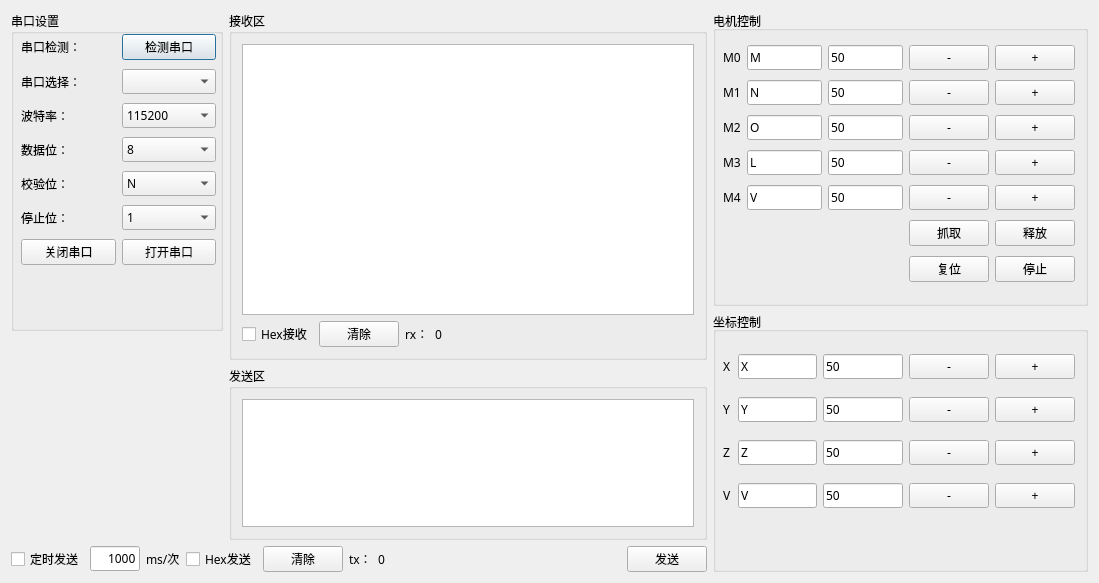
<?xml version="1.0" encoding="UTF-8"?>
<ui version="4.0">
 <class>RobotApp</class>
 <widget class="QWidget" name="RobotApp">
  <property name="geometry">
   <rect>
    <x>0</x>
    <y>0</y>
    <width>1099</width>
    <height>583</height>
   </rect>
  </property>
  <property name="minimumSize">
   <size>
    <width>950</width>
    <height>575</height>
   </size>
  </property>
  <property name="windowTitle">
   <string>Form</string>
  </property>
  <layout class="QHBoxLayout" name="horizontalLayout_6">
   <item>
    <layout class="QHBoxLayout" name="horizontalLayout_5">
     <item>
      <layout class="QVBoxLayout" name="verticalLayout_8">
       <item>
        <layout class="QHBoxLayout" name="horizontalLayout_4">
         <item>
          <layout class="QVBoxLayout" name="verticalLayout_6" stretch="5,0,2">
           <property name="sizeConstraint">
            <enum>QLayout::SetMaximumSize</enum>
           </property>
           <item>
            <widget class="QGroupBox" name="groupBox_2">
             <property name="minimumSize">
              <size>
               <width>212</width>
               <height>0</height>
              </size>
             </property>
             <property name="maximumSize">
              <size>
               <width>212</width>
               <height>320</height>
              </size>
             </property>
             <property name="font">
              <font>
               <family>微软雅黑</family>
              </font>
             </property>
             <property name="title">
              <string>串口设置</string>
             </property>
             <widget class="QWidget" name="gridLayoutWidget">
              <property name="geometry">
               <rect>
                <x>10</x>
                <y>20</y>
                <width>195</width>
                <height>239</height>
               </rect>
              </property>
              <property name="font">
               <font>
                <family>微软雅黑</family>
               </font>
              </property>
              <layout class="QGridLayout" name="gridLayout">
               <item row="1" column="1">
                <widget class="QComboBox" name="s1__box_2">
                 <property name="font">
                  <font>
                   <family>微软雅黑</family>
                  </font>
                 </property>
                </widget>
               </item>
               <item row="3" column="1">
                <widget class="QComboBox" name="s1__box_4">
                 <property name="font">
                  <font>
                   <family>微软雅黑</family>
                  </font>
                 </property>
                 <item>
                  <property name="text">
                   <string>8</string>
                  </property>
                 </item>
                 <item>
                  <property name="text">
                   <string>7</string>
                  </property>
                 </item>
                 <item>
                  <property name="text">
                   <string>6</string>
                  </property>
                 </item>
                 <item>
                  <property name="text">
                   <string>5</string>
                  </property>
                 </item>
                </widget>
               </item>
               <item row="2" column="0">
                <widget class="QLabel" name="s1__lb_3">
                 <property name="font">
                  <font>
                   <family>微软雅黑</family>
                  </font>
                 </property>
                 <property name="text">
                  <string>波特率：</string>
                 </property>
                </widget>
               </item>
               <item row="0" column="1">
                <widget class="QPushButton" name="s1__box_1">
                 <property name="font">
                  <font>
                   <family>微软雅黑</family>
                  </font>
                 </property>
                 <property name="text">
                  <string>检测串口</string>
                 </property>
                 <property name="autoRepeatInterval">
                  <number>100</number>
                 </property>
                 <property name="default">
                  <bool>true</bool>
                 </property>
                </widget>
               </item>
               <item row="2" column="1">
                <widget class="QComboBox" name="s1__box_3">
                 <property name="font">
                  <font>
                   <family>微软雅黑</family>
                  </font>
                 </property>
                 <item>
                  <property name="text">
                   <string>115200</string>
                  </property>
                 </item>
                 <item>
                  <property name="text">
                   <string>2400</string>
                  </property>
                 </item>
                 <item>
                  <property name="text">
                   <string>4800</string>
                  </property>
                 </item>
                 <item>
                  <property name="text">
                   <string>9600</string>
                  </property>
                 </item>
                 <item>
                  <property name="text">
                   <string>14400</string>
                  </property>
                 </item>
                 <item>
                  <property name="text">
                   <string>19200</string>
                  </property>
                 </item>
                 <item>
                  <property name="text">
                   <string>38400</string>
                  </property>
                 </item>
                 <item>
                  <property name="text">
                   <string>57600</string>
                  </property>
                 </item>
                 <item>
                  <property name="text">
                   <string>76800</string>
                  </property>
                 </item>
                 <item>
                  <property name="text">
                   <string>12800</string>
                  </property>
                 </item>
                 <item>
                  <property name="text">
                   <string>230400</string>
                  </property>
                 </item>
                 <item>
                  <property name="text">
                   <string>460800</string>
                  </property>
                 </item>
                </widget>
               </item>
               <item row="4" column="0">
                <widget class="QLabel" name="s1__lb_5">
                 <property name="font">
                  <font>
                   <family>微软雅黑</family>
                  </font>
                 </property>
                 <property name="text">
                  <string>校验位：</string>
                 </property>
                </widget>
               </item>
               <item row="3" column="0">
                <widget class="QLabel" name="s1__lb_4">
                 <property name="font">
                  <font>
                   <family>微软雅黑</family>
                  </font>
                 </property>
                 <property name="text">
                  <string>数据位：</string>
                 </property>
                </widget>
               </item>
               <item row="4" column="1">
                <widget class="QComboBox" name="s1__box_5">
                 <property name="font">
                  <font>
                   <family>微软雅黑</family>
                  </font>
                 </property>
                 <item>
                  <property name="text">
                   <string>N</string>
                  </property>
                 </item>
                </widget>
               </item>
               <item row="0" column="0">
                <widget class="QLabel" name="s1__lb_1">
                 <property name="font">
                  <font>
                   <family>微软雅黑</family>
                  </font>
                 </property>
                 <property name="text">
                  <string>串口检测：</string>
                 </property>
                </widget>
               </item>
               <item row="5" column="1">
                <widget class="QComboBox" name="s1__box_6">
                 <property name="font">
                  <font>
                   <family>微软雅黑</family>
                  </font>
                 </property>
                 <item>
                  <property name="text">
                   <string>1</string>
                  </property>
                 </item>
                </widget>
               </item>
               <item row="1" column="0">
                <widget class="QLabel" name="s1__lb_2">
                 <property name="font">
                  <font>
                   <family>微软雅黑</family>
                  </font>
                 </property>
                 <property name="text">
                  <string>串口选择：</string>
                 </property>
                </widget>
               </item>
               <item row="5" column="0">
                <widget class="QLabel" name="s1__lb_6">
                 <property name="font">
                  <font>
                   <family>微软雅黑</family>
                  </font>
                 </property>
                 <property name="text">
                  <string>停止位：</string>
                 </property>
                </widget>
               </item>
               <item row="6" column="1">
                <widget class="QPushButton" name="open_button">
                 <property name="font">
                  <font>
                   <family>微软雅黑</family>
                  </font>
                 </property>
                 <property name="text">
                  <string>打开串口</string>
                 </property>
                </widget>
               </item>
               <item row="6" column="0">
                <widget class="QPushButton" name="close_button">
                 <property name="font">
                  <font>
                   <family>微软雅黑</family>
                  </font>
                 </property>
                 <property name="text">
                  <string>关闭串口</string>
                 </property>
                </widget>
               </item>
              </layout>
             </widget>
            </widget>
           </item>
           <item>
            <layout class="QHBoxLayout" name="horizontalLayout_3"/>
           </item>
           <item>
            <spacer name="verticalSpacer">
             <property name="font">
              <font>
               <family>微软雅黑</family>
              </font>
             </property>
             <property name="orientation">
              <enum>Qt::Vertical</enum>
             </property>
             <property name="sizeHint" stdset="0">
              <size>
               <width>20</width>
               <height>40</height>
              </size>
             </property>
            </spacer>
           </item>
          </layout>
         </item>
         <item>
          <layout class="QVBoxLayout" name="verticalLayout_5" stretch="2,1">
           <item>
            <widget class="QGroupBox" name="verticalGroupBox">
             <property name="font">
              <font>
               <family>微软雅黑</family>
              </font>
             </property>
             <property name="title">
              <string>接收区</string>
             </property>
             <layout class="QVBoxLayout" name="verticalLayout" stretch="0">
              <property name="leftMargin">
               <number>10</number>
              </property>
              <property name="topMargin">
               <number>10</number>
              </property>
              <property name="rightMargin">
               <number>10</number>
              </property>
              <property name="bottomMargin">
               <number>10</number>
              </property>
              <item>
               <layout class="QVBoxLayout" name="verticalLayout_3">
                <item>
                 <widget class="QTextBrowser" name="s2__receive_text">
                  <property name="font">
                   <font>
                    <family>微软雅黑</family>
                   </font>
                  </property>
                 </widget>
                </item>
                <item>
                 <layout class="QHBoxLayout" name="horizontalLayout">
                  <item>
                   <widget class="QCheckBox" name="hex_receive">
                    <property name="font">
                     <font>
                      <family>微软雅黑</family>
                     </font>
                    </property>
                    <property name="text">
                     <string>Hex接收</string>
                    </property>
                   </widget>
                  </item>
                  <item>
                   <widget class="QPushButton" name="s2__clear_button">
                    <property name="font">
                     <font>
                      <family>微软雅黑</family>
                     </font>
                    </property>
                    <property name="text">
                     <string>清除</string>
                    </property>
                   </widget>
                  </item>
                  <item>
                   <widget class="QLabel" name="label_rx">
                    <property name="font">
                     <font>
                      <family>微软雅黑</family>
                     </font>
                    </property>
                    <property name="text">
                     <string>rx：</string>
                    </property>
                   </widget>
                  </item>
                  <item>
                   <widget class="QLabel" name="label_rx_cnt">
                    <property name="font">
                     <font>
                      <family>微软雅黑</family>
                     </font>
                    </property>
                    <property name="text">
                     <string>0</string>
                    </property>
                   </widget>
                  </item>
                  <item>
                   <spacer name="horizontalSpacer">
                    <property name="font">
                     <font>
                      <family>微软雅黑</family>
                     </font>
                    </property>
                    <property name="orientation">
                     <enum>Qt::Horizontal</enum>
                    </property>
                    <property name="sizeHint" stdset="0">
                     <size>
                      <width>40</width>
                      <height>20</height>
                     </size>
                    </property>
                   </spacer>
                  </item>
                 </layout>
                </item>
               </layout>
              </item>
             </layout>
            </widget>
           </item>
           <item>
            <widget class="QGroupBox" name="verticalGroupBox_2">
             <property name="font">
              <font>
               <family>微软雅黑</family>
              </font>
             </property>
             <property name="title">
              <string>发送区</string>
             </property>
             <layout class="QVBoxLayout" name="verticalLayout_2" stretch="2">
              <property name="leftMargin">
               <number>10</number>
              </property>
              <property name="topMargin">
               <number>10</number>
              </property>
              <property name="rightMargin">
               <number>10</number>
              </property>
              <property name="bottomMargin">
               <number>10</number>
              </property>
              <item>
               <layout class="QVBoxLayout" name="verticalLayout_4">
                <item>
                 <widget class="QTextEdit" name="s3__send_text">
                  <property name="font">
                   <font>
                    <family>微软雅黑</family>
                   </font>
                  </property>
                  <property name="markdown">
                   <string/>
                  </property>
                  <property name="html">
                   <string notr="true">&lt;!DOCTYPE HTML PUBLIC &quot;-//W3C//DTD HTML 4.0//EN&quot; &quot;http://www.w3.org/TR/REC-html40/strict.dtd&quot;&gt;
&lt;html&gt;&lt;head&gt;&lt;meta name=&quot;qrichtext&quot; content=&quot;1&quot; /&gt;&lt;style type=&quot;text/css&quot;&gt;
p, li { white-space: pre-wrap; }
&lt;/style&gt;&lt;/head&gt;&lt;body style=&quot; font-family:'微软雅黑','微软雅黑','微软雅黑','微软雅黑'; font-size:9pt; font-weight:400; font-style:normal;&quot;&gt;
&lt;p style=&quot;-qt-paragraph-type:empty; margin-top:0px; margin-bottom:0px; margin-left:0px; margin-right:0px; -qt-block-indent:0; text-indent:0px;&quot;&gt;&lt;br /&gt;&lt;/p&gt;&lt;/body&gt;&lt;/html&gt;</string>
                  </property>
                  <property name="acceptRichText">
                   <bool>true</bool>
                  </property>
                 </widget>
                </item>
               </layout>
              </item>
             </layout>
            </widget>
           </item>
          </layout>
         </item>
        </layout>
       </item>
       <item>
        <layout class="QHBoxLayout" name="horizontalLayout_2">
         <item>
          <widget class="QCheckBox" name="timer_send_cb">
           <property name="font">
            <font>
             <family>微软雅黑</family>
            </font>
           </property>
           <property name="text">
            <string>定时发送</string>
           </property>
          </widget>
         </item>
         <item>
          <widget class="QLineEdit" name="lineEdit_resend_period">
           <property name="maximumSize">
            <size>
             <width>50</width>
             <height>16777215</height>
            </size>
           </property>
           <property name="font">
            <font>
             <family>微软雅黑</family>
            </font>
           </property>
           <property name="text">
            <string>1000</string>
           </property>
           <property name="alignment">
            <set>Qt::AlignRight|Qt::AlignTrailing|Qt::AlignVCenter</set>
           </property>
          </widget>
         </item>
         <item>
          <widget class="QLabel" name="dw">
           <property name="font">
            <font>
             <family>微软雅黑</family>
            </font>
           </property>
           <property name="text">
            <string>ms/次</string>
           </property>
          </widget>
         </item>
         <item>
          <widget class="QCheckBox" name="hex_send">
           <property name="font">
            <font>
             <family>微软雅黑</family>
            </font>
           </property>
           <property name="text">
            <string>Hex发送</string>
           </property>
          </widget>
         </item>
         <item>
          <widget class="QPushButton" name="s3__clear_button">
           <property name="font">
            <font>
             <family>微软雅黑</family>
            </font>
           </property>
           <property name="text">
            <string>清除</string>
           </property>
          </widget>
         </item>
         <item>
          <widget class="QLabel" name="label_tx">
           <property name="font">
            <font>
             <family>微软雅黑</family>
            </font>
           </property>
           <property name="text">
            <string>tx：</string>
           </property>
          </widget>
         </item>
         <item>
          <widget class="QLabel" name="label_tx_cnt">
           <property name="font">
            <font>
             <family>微软雅黑</family>
            </font>
           </property>
           <property name="text">
            <string>0</string>
           </property>
          </widget>
         </item>
         <item>
          <spacer name="horizontalSpacer_3">
           <property name="font">
            <font>
             <family>微软雅黑</family>
            </font>
           </property>
           <property name="orientation">
            <enum>Qt::Horizontal</enum>
           </property>
           <property name="sizeHint" stdset="0">
            <size>
             <width>40</width>
             <height>20</height>
            </size>
           </property>
          </spacer>
         </item>
         <item>
          <widget class="QPushButton" name="s3__send_button">
           <property name="font">
            <font>
             <family>微软雅黑</family>
            </font>
           </property>
           <property name="text">
            <string>发送</string>
           </property>
          </widget>
         </item>
        </layout>
       </item>
      </layout>
     </item>
     <item>
      <layout class="QVBoxLayout" name="verticalLayout_7" stretch="9,8">
       <item>
        <widget class="QGroupBox" name="groupBox_moto_ctrl">
         <property name="minimumSize">
          <size>
           <width>375</width>
           <height>0</height>
          </size>
         </property>
         <property name="maximumSize">
          <size>
           <width>375</width>
           <height>300</height>
          </size>
         </property>
         <property name="title">
          <string>电机控制</string>
         </property>
         <widget class="QWidget" name="gridLayoutWidget_2">
          <property name="geometry">
           <rect>
            <x>10</x>
            <y>30</y>
            <width>352</width>
            <height>247</height>
           </rect>
          </property>
          <property name="font">
           <font>
            <family>微软雅黑</family>
           </font>
          </property>
          <layout class="QGridLayout" name="gridLayout_3">
           <item row="3" column="1">
            <widget class="QLineEdit" name="lineEdit_name_4">
             <property name="font">
              <font>
               <family>微软雅黑</family>
              </font>
             </property>
             <property name="text">
              <string>L</string>
             </property>
            </widget>
           </item>
           <item row="2" column="3">
            <widget class="QPushButton" name="pushButton_sub_3">
             <property name="font">
              <font>
               <family>微软雅黑</family>
              </font>
             </property>
             <property name="text">
              <string>-</string>
             </property>
            </widget>
           </item>
           <item row="3" column="2">
            <widget class="QLineEdit" name="lineEdit_step_4">
             <property name="font">
              <font>
               <family>微软雅黑</family>
              </font>
             </property>
             <property name="text">
              <string>50</string>
             </property>
            </widget>
           </item>
           <item row="2" column="4">
            <widget class="QPushButton" name="pushButton_add_3">
             <property name="font">
              <font>
               <family>微软雅黑</family>
              </font>
             </property>
             <property name="text">
              <string>+</string>
             </property>
            </widget>
           </item>
           <item row="3" column="3">
            <widget class="QPushButton" name="pushButton_sub_4">
             <property name="font">
              <font>
               <family>微软雅黑</family>
              </font>
             </property>
             <property name="text">
              <string>-</string>
             </property>
            </widget>
           </item>
           <item row="1" column="0">
            <widget class="QLabel" name="label_moto_2">
             <property name="font">
              <font>
               <family>微软雅黑</family>
              </font>
             </property>
             <property name="text">
              <string>M1</string>
             </property>
            </widget>
           </item>
           <item row="0" column="0">
            <widget class="QLabel" name="label_moto_1">
             <property name="font">
              <font>
               <family>微软雅黑</family>
              </font>
             </property>
             <property name="text">
              <string>M0</string>
             </property>
            </widget>
           </item>
           <item row="4" column="4">
            <widget class="QPushButton" name="pushButton_add_5">
             <property name="font">
              <font>
               <family>微软雅黑</family>
              </font>
             </property>
             <property name="text">
              <string>+</string>
             </property>
            </widget>
           </item>
           <item row="0" column="2">
            <widget class="QLineEdit" name="lineEdit_step_1">
             <property name="font">
              <font>
               <family>微软雅黑</family>
              </font>
             </property>
             <property name="text">
              <string>50</string>
             </property>
            </widget>
           </item>
           <item row="4" column="0">
            <widget class="QLabel" name="label_moto_5">
             <property name="font">
              <font>
               <family>微软雅黑</family>
              </font>
             </property>
             <property name="text">
              <string>M4</string>
             </property>
            </widget>
           </item>
           <item row="2" column="1">
            <widget class="QLineEdit" name="lineEdit_name_3">
             <property name="font">
              <font>
               <family>微软雅黑</family>
              </font>
             </property>
             <property name="text">
              <string>O</string>
             </property>
            </widget>
           </item>
           <item row="4" column="2">
            <widget class="QLineEdit" name="lineEdit_step_5">
             <property name="font">
              <font>
               <family>微软雅黑</family>
              </font>
             </property>
             <property name="text">
              <string>50</string>
             </property>
            </widget>
           </item>
           <item row="3" column="0">
            <widget class="QLabel" name="label_moto_4">
             <property name="font">
              <font>
               <family>微软雅黑</family>
              </font>
             </property>
             <property name="text">
              <string>M3</string>
             </property>
            </widget>
           </item>
           <item row="0" column="3">
            <widget class="QPushButton" name="pushButton_sub_1">
             <property name="font">
              <font>
               <family>微软雅黑</family>
              </font>
             </property>
             <property name="text">
              <string>-</string>
             </property>
            </widget>
           </item>
           <item row="4" column="1">
            <widget class="QLineEdit" name="lineEdit_name_5">
             <property name="font">
              <font>
               <family>微软雅黑</family>
              </font>
             </property>
             <property name="text">
              <string>V</string>
             </property>
            </widget>
           </item>
           <item row="1" column="4">
            <widget class="QPushButton" name="pushButton_add_2">
             <property name="font">
              <font>
               <family>微软雅黑</family>
              </font>
             </property>
             <property name="text">
              <string>+</string>
             </property>
            </widget>
           </item>
           <item row="4" column="3">
            <widget class="QPushButton" name="pushButton_sub_5">
             <property name="font">
              <font>
               <family>微软雅黑</family>
              </font>
             </property>
             <property name="text">
              <string>-</string>
             </property>
            </widget>
           </item>
           <item row="0" column="1">
            <widget class="QLineEdit" name="lineEdit_name_1">
             <property name="font">
              <font>
               <family>微软雅黑</family>
              </font>
             </property>
             <property name="text">
              <string>M</string>
             </property>
            </widget>
           </item>
           <item row="1" column="2">
            <widget class="QLineEdit" name="lineEdit_step_2">
             <property name="font">
              <font>
               <family>微软雅黑</family>
              </font>
             </property>
             <property name="text">
              <string>50</string>
             </property>
            </widget>
           </item>
           <item row="6" column="4">
            <widget class="QPushButton" name="pushButton_s">
             <property name="font">
              <font>
               <family>微软雅黑</family>
              </font>
             </property>
             <property name="text">
              <string>停止</string>
             </property>
            </widget>
           </item>
           <item row="2" column="0">
            <widget class="QLabel" name="label_moto_3">
             <property name="font">
              <font>
               <family>微软雅黑</family>
              </font>
             </property>
             <property name="text">
              <string>M2</string>
             </property>
            </widget>
           </item>
           <item row="3" column="4">
            <widget class="QPushButton" name="pushButton_add_4">
             <property name="font">
              <font>
               <family>微软雅黑</family>
              </font>
             </property>
             <property name="text">
              <string>+</string>
             </property>
            </widget>
           </item>
           <item row="1" column="3">
            <widget class="QPushButton" name="pushButton_sub_2">
             <property name="font">
              <font>
               <family>微软雅黑</family>
              </font>
             </property>
             <property name="text">
              <string>-</string>
             </property>
            </widget>
           </item>
           <item row="6" column="3">
            <widget class="QPushButton" name="pushButton_reset">
             <property name="font">
              <font>
               <family>微软雅黑</family>
              </font>
             </property>
             <property name="text">
              <string>复位</string>
             </property>
            </widget>
           </item>
           <item row="2" column="2">
            <widget class="QLineEdit" name="lineEdit_step_3">
             <property name="font">
              <font>
               <family>微软雅黑</family>
              </font>
             </property>
             <property name="text">
              <string>50</string>
             </property>
            </widget>
           </item>
           <item row="0" column="4">
            <widget class="QPushButton" name="pushButton_add_1">
             <property name="font">
              <font>
               <family>微软雅黑</family>
              </font>
             </property>
             <property name="text">
              <string>+</string>
             </property>
            </widget>
           </item>
           <item row="1" column="1">
            <widget class="QLineEdit" name="lineEdit_name_2">
             <property name="font">
              <font>
               <family>微软雅黑</family>
              </font>
             </property>
             <property name="text">
              <string>N</string>
             </property>
            </widget>
           </item>
           <item row="5" column="3">
            <widget class="QPushButton" name="pushButton_pick_up">
             <property name="font">
              <font>
               <family>微软雅黑</family>
              </font>
             </property>
             <property name="text">
              <string>抓取</string>
             </property>
            </widget>
           </item>
           <item row="5" column="4">
            <widget class="QPushButton" name="pushButton_release">
             <property name="font">
              <font>
               <family>微软雅黑</family>
              </font>
             </property>
             <property name="text">
              <string>释放</string>
             </property>
            </widget>
           </item>
          </layout>
         </widget>
        </widget>
       </item>
       <item>
        <widget class="QGroupBox" name="groupBox_xyz_ctrl">
         <property name="maximumSize">
          <size>
           <width>375</width>
           <height>260</height>
          </size>
         </property>
         <property name="title">
          <string>坐标控制</string>
         </property>
         <widget class="QWidget" name="gridLayoutWidget_3">
          <property name="geometry">
           <rect>
            <x>10</x>
            <y>30</y>
            <width>352</width>
            <height>181</height>
           </rect>
          </property>
          <property name="font">
           <font>
            <family>微软雅黑</family>
           </font>
          </property>
          <layout class="QGridLayout" name="gridLayout_4">
           <item row="3" column="0">
            <widget class="QLabel" name="label_moto_V">
             <property name="font">
              <font>
               <family>微软雅黑</family>
              </font>
             </property>
             <property name="text">
              <string>V</string>
             </property>
            </widget>
           </item>
           <item row="1" column="4">
            <widget class="QPushButton" name="pushButton_add_y">
             <property name="font">
              <font>
               <family>微软雅黑</family>
              </font>
             </property>
             <property name="text">
              <string>+</string>
             </property>
            </widget>
           </item>
           <item row="0" column="4">
            <widget class="QPushButton" name="pushButton_add_x">
             <property name="font">
              <font>
               <family>微软雅黑</family>
              </font>
             </property>
             <property name="text">
              <string>+</string>
             </property>
            </widget>
           </item>
           <item row="0" column="0">
            <widget class="QLabel" name="label_x">
             <property name="font">
              <font>
               <family>微软雅黑</family>
              </font>
             </property>
             <property name="text">
              <string>X</string>
             </property>
            </widget>
           </item>
           <item row="2" column="1">
            <widget class="QLineEdit" name="lineEdit_name_z">
             <property name="font">
              <font>
               <family>微软雅黑</family>
              </font>
             </property>
             <property name="text">
              <string>Z</string>
             </property>
            </widget>
           </item>
           <item row="2" column="2">
            <widget class="QLineEdit" name="lineEdit_step_z">
             <property name="font">
              <font>
               <family>微软雅黑</family>
              </font>
             </property>
             <property name="text">
              <string>50</string>
             </property>
            </widget>
           </item>
           <item row="3" column="3">
            <widget class="QPushButton" name="pushButton_sub_v">
             <property name="font">
              <font>
               <family>微软雅黑</family>
              </font>
             </property>
             <property name="text">
              <string>-</string>
             </property>
            </widget>
           </item>
           <item row="3" column="4">
            <widget class="QPushButton" name="pushButton_add_v">
             <property name="font">
              <font>
               <family>微软雅黑</family>
              </font>
             </property>
             <property name="text">
              <string>+</string>
             </property>
            </widget>
           </item>
           <item row="1" column="3">
            <widget class="QPushButton" name="pushButton_sub_y">
             <property name="font">
              <font>
               <family>微软雅黑</family>
              </font>
             </property>
             <property name="text">
              <string>-</string>
             </property>
            </widget>
           </item>
           <item row="0" column="1">
            <widget class="QLineEdit" name="lineEdit_name_x">
             <property name="font">
              <font>
               <family>微软雅黑</family>
              </font>
             </property>
             <property name="text">
              <string>X</string>
             </property>
            </widget>
           </item>
           <item row="0" column="2">
            <widget class="QLineEdit" name="lineEdit_x_2">
             <property name="font">
              <font>
               <family>微软雅黑</family>
              </font>
             </property>
             <property name="text">
              <string>50</string>
             </property>
            </widget>
           </item>
           <item row="3" column="2">
            <widget class="QLineEdit" name="lineEdit_step_v">
             <property name="font">
              <font>
               <family>微软雅黑</family>
              </font>
             </property>
             <property name="text">
              <string>50</string>
             </property>
            </widget>
           </item>
           <item row="0" column="3">
            <widget class="QPushButton" name="pushButton_sub_x">
             <property name="font">
              <font>
               <family>微软雅黑</family>
              </font>
             </property>
             <property name="text">
              <string>-</string>
             </property>
            </widget>
           </item>
           <item row="2" column="3">
            <widget class="QPushButton" name="pushButton_sub_z">
             <property name="font">
              <font>
               <family>微软雅黑</family>
              </font>
             </property>
             <property name="text">
              <string>-</string>
             </property>
            </widget>
           </item>
           <item row="1" column="0">
            <widget class="QLabel" name="label_y">
             <property name="font">
              <font>
               <family>微软雅黑</family>
              </font>
             </property>
             <property name="text">
              <string>Y</string>
             </property>
            </widget>
           </item>
           <item row="2" column="0">
            <widget class="QLabel" name="label_z">
             <property name="font">
              <font>
               <family>微软雅黑</family>
              </font>
             </property>
             <property name="text">
              <string>Z</string>
             </property>
            </widget>
           </item>
           <item row="1" column="1">
            <widget class="QLineEdit" name="lineEdit_name_y">
             <property name="font">
              <font>
               <family>微软雅黑</family>
              </font>
             </property>
             <property name="text">
              <string>Y</string>
             </property>
            </widget>
           </item>
           <item row="2" column="4">
            <widget class="QPushButton" name="pushButton_add_z">
             <property name="font">
              <font>
               <family>微软雅黑</family>
              </font>
             </property>
             <property name="text">
              <string>+</string>
             </property>
            </widget>
           </item>
           <item row="3" column="1">
            <widget class="QLineEdit" name="lineEdit_name_v">
             <property name="font">
              <font>
               <family>微软雅黑</family>
              </font>
             </property>
             <property name="text">
              <string>V</string>
             </property>
            </widget>
           </item>
           <item row="1" column="2">
            <widget class="QLineEdit" name="lineEdit_step_y">
             <property name="font">
              <font>
               <family>微软雅黑</family>
              </font>
             </property>
             <property name="text">
              <string>50</string>
             </property>
            </widget>
           </item>
          </layout>
         </widget>
        </widget>
       </item>
      </layout>
     </item>
    </layout>
   </item>
  </layout>
 </widget>
 <resources/>
 <connections/>
</ui>
